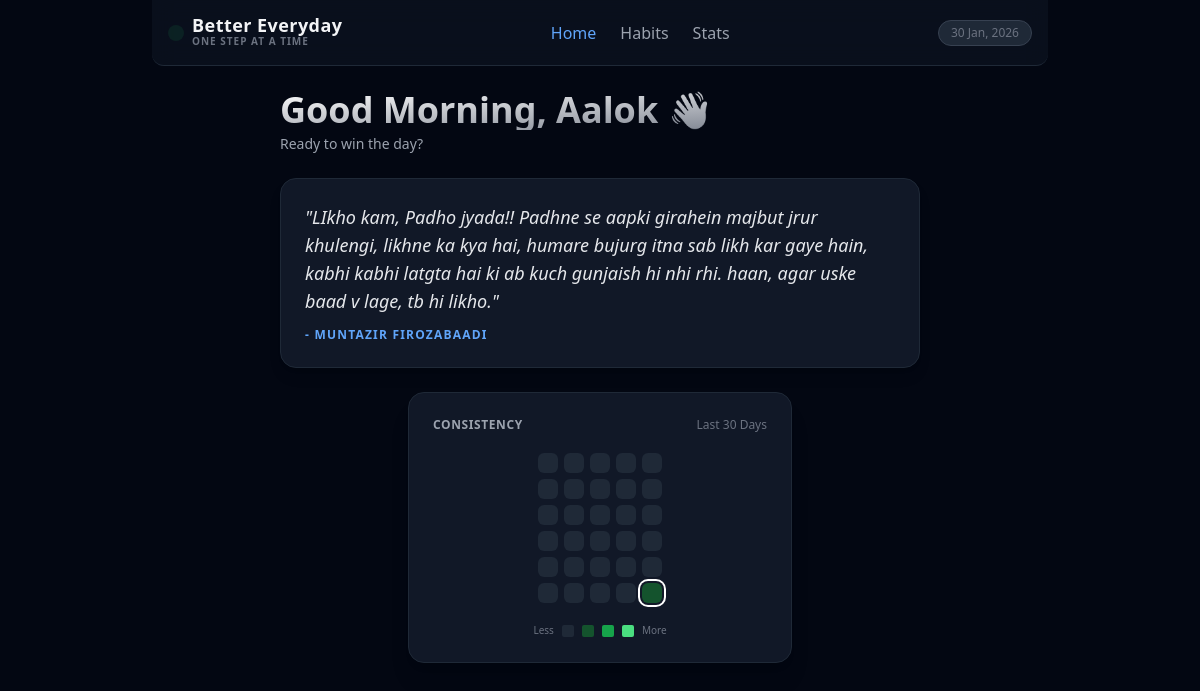
The page / on the database its author committed.
### tracker/models.py (models this page shows, shortened)
class Quote(models.Model):
    text = models.TextField()
    author = models.CharField(max_length=200, blank=True, null=True)
    book_name = models.CharField(max_length=200, blank=True, null=True)
    created_at = models.DateTimeField(auto_now_add=True)

### tracker/views.py (the view, shortened to what this page needs)
# urls.py: path('', daily_tracker, name='tracker'),
def daily_tracker(request):
    today = date.today()
    current_hour = datetime.now().hour
    if 5 <= current_hour < 12:
        greeting = "Good Morning, Aalok"
    elif 12 <= current_hour < 17:
        greeting = "Good Afternoon, Aalok"
    elif 17 <= current_hour < 22:
        greeting = "Good Evening, Aalok"
    else:
        greeting = "Hustling Late, Aalok?"
    habits = Habit.objects.filter(is_active=True).order_by('priority')
    for habit in habits:
        DailyEntry.objects.get_or_create(habit=habit, date=today)
    entries = DailyEntry.objects.filter(date=today).order_by('habit__priority')
    daily_data = []
    for entry in entries:
        streak = 0
        past_entries = DailyEntry.objects.filter(habit=entry.habit, date__lt=today).order_by('-date')
        for p in past_entries:
            if p.value_bool or p.value_int > 0 or p.value_text:
                streak += 1
            else:
                break
        daily_data.append({'entry': entry, 'streak': streak})
    heatmap_data = []
    start_date = today - timedelta(days=29) # <-- CHANGED FROM 34 TO 29
    for i in range(30): # <-- CHANGED FROM 35 TO 30 (6 Rows x 5 Columns)
        current_day = start_date + timedelta(days=i)
        score = get_daily_score(current_day)
        color = "bg-gray-800"
        if score > 0: color = "bg-green-900"
        if score > 40: color = "bg-green-600"
        if score > 80: color = "bg-green-400"
        heatmap_data.append({
            'date': current_day,
            'color': color,
            'is_today': current_day == today,
            'score': score
        })
    quotes = Quote.objects.all()
    random_quote = random.choice(quotes) if quotes.exists() else None
    return render(request, 'tracker/index.html', {
        'daily_data': daily_data,
        'heatmap_data': heatmap_data,
        'quote': random_quote,
        'today': today,
        'greeting': greeting, # <-- Sending greeting to template
    })

### tracker/views.py (called while the page is built)
def get_daily_score(selected_date):
    active_habits = Habit.objects.filter(is_active=True).count()
    if active_habits == 0:
        return 0
    entries = DailyEntry.objects.filter(date=selected_date)
    completed = 0
    for entry in entries:
        if entry.value_bool:
            completed += 1
        elif entry.habit.habit_type == 'INT' and entry.value_int > 0:
            completed += 1
        elif entry.habit.habit_type == 'TEXT' and entry.value_text:
            completed += 1
    return int((completed / active_habits) * 100)

### tracker/templates/tracker/index.html (shortened to what this page needs)
{% load static %}
<!DOCTYPE html>
<html lang="en">
<head>
    <script src="https://cdn.tailwindcss.com"></script>
</head>
<body class="bg-gray-950 text-white font-sans min-h-screen flex flex-col items-center">
    <nav
        class="hidden md:flex w-full max-w-4xl bg-gray-900/50 backdrop-blur-md border-b border-gray-800 p-4 justify-between items-center sticky top-0 z-50 rounded-b-xl mb-6">
        <div class="flex items-center gap-2 group cursor-pointer">
            <div class="bg-green-500/10 p-2 rounded-lg group-hover:bg-green-500/20 transition-colors">
            </div>
            <div class="flex flex-col">
                <span class="font-bold text-lg tracking-wide leading-none text-gray-100">Better Everyday</span>
                <span class="text-[10px] text-gray-500 uppercase tracking-widest font-semibold">One step at a
                    time</span>
            </div>
        </div>
        <div class="flex gap-6">
            <button onclick="switchTab('home')"
                class="nav-item text-blue-400 font-medium hover:text-blue-300 transition">Home</button>
            <button onclick="switchTab('habits')"
                class="nav-item text-gray-400 font-medium hover:text-white transition">Habits</button>
            <button onclick="switchTab('stats')"
                class="nav-item text-gray-400 font-medium hover:text-white transition">Stats</button>
        </div>
        <div class="text-xs text-gray-500 bg-gray-800 px-3 py-1 rounded-full border border-gray-700">
            {{ today|date:"d M, Y" }}
        </div>
    </nav>
    <div class="w-full max-w-lg md:max-w-2xl px-4 pb-24 md:pb-10 flex-1 overflow-y-auto no-scrollbar">
        <div id="view-home" class="tab-content active space-y-6 animate-fade">
            <div class="mt-2 md:mt-0">
                <h1
                    class="text-3xl md:text-4xl font-bold bg-gradient-to-br from-white to-gray-500 bg-clip-text text-transparent">
                </h1>
                <p class="text-gray-400 text-sm mt-1">Ready to win the day?</p>
            </div>
            <div
                class="bg-gray-900 border border-gray-800 p-6 rounded-2xl relative shadow-lg group hover:border-blue-500/30 transition-colors">
                <p id="quote-text" class="text-lg font-light italic text-gray-200">
                    {% if quote %}"{{ quote.text }}"{% else %}"Loading inspiration..."{% endif %}
                </p>
                <p id="quote-author" class="text-xs font-bold text-blue-400 mt-3 uppercase tracking-widest">
                    - {% if quote %}{{ quote.author|default:"Unknown" }}{% endif %}
                </p>
            </div>
            <div
                class="flex flex-col items-center gap-3 bg-gray-900 p-6 rounded-2xl border border-gray-800 w-full max-w-sm mx-auto shadow-xl">
                <div class="flex justify-between items-end w-full mb-2">
                    <span class="text-xs font-bold text-gray-400 uppercase tracking-wider">Consistency</span>
                    <span class="text-xs text-gray-500">Last 30 Days</span>
                </div>
                <div class="github-grid">
                    {% for day in heatmap_data %}
                    <div title="{{ day.date|date:'d M' }}: {{ day.score }}%"
                        class="w-5 h-5 rounded-md {{ day.color }} {% if day.is_today %} ring-2 ring-white ring-offset-2 ring-offset-gray-900 {% endif %} hover:scale-110 transition-transform cursor-pointer relative group">
                    </div>
                    {% endfor %}
                </div>
                <div class="flex items-center gap-2 text-[10px] text-gray-500 mt-2 justify-center w-full">
                    <span>Less</span>
                    <div class="w-3 h-3 bg-gray-800 rounded-sm"></div>
                    <div class="w-3 h-3 bg-green-900 rounded-sm"></div>
                    <div class="w-3 h-3 bg-green-600 rounded-sm"></div>
                    <div class="w-3 h-3 bg-green-400 rounded-sm"></div>
                    <span>More</span>
                </div>
            </div>
        </div>
    </div>
</body>
</html>

### tracker/templates/tracker/index.html (style rules this page uses)
.no-scrollbar { -ms-overflow-style: none; scrollbar-width: none; }
.github-grid { display: grid; grid-template-rows: repeat(6, 1fr); grid-auto-flow: column; gap: 6px; }

### rows shown on the page
Quote: text "LIkho kam, Padho jyada!! Padhne se aapki girahein majbut jrur khulengi, likhne ka kya hai, humare bujurg itna sab likh kar gaye hain, kabhi kabhi latgta hai ki ab kuch gunjaish hi nhi rhi. haan, agar uske baad v lage, tb hi likho.", author "MUNTAZIR FIROZABAADI"
